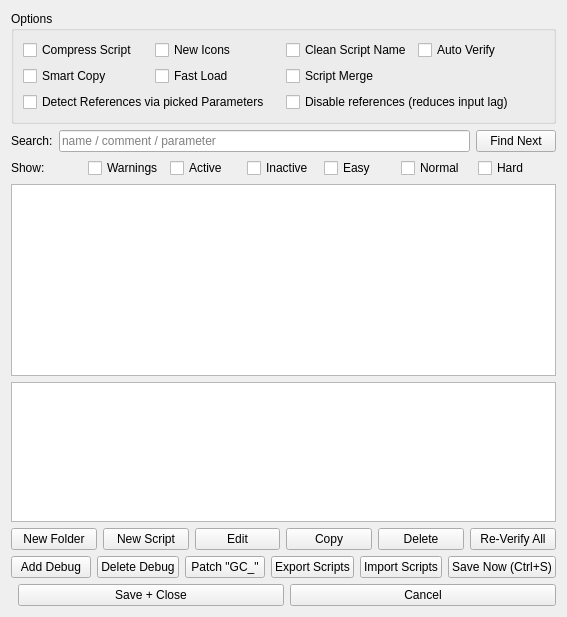
<?xml version="1.0" encoding="UTF-8"?>
<ui version="4.0">
 <class>WBQtScriptWindow</class>
 <widget class="QWidget" name="WBQtScriptWindow">
  <property name="windowTitle">
   <string>Script Editor</string>
  </property>
  <layout class="QVBoxLayout" name="rootLayout" stretch="0,0,0,1,0,0,0">
   <item>
    <widget class="QGroupBox" name="optBox">
     <property name="title">
      <string>Options</string>
     </property>
     <layout class="QGridLayout" name="optGrid">
      <item row="0" column="0">
       <widget class="QCheckBox" name="ckCompress">
        <property name="toolTip">
         <string>Save scripts compressed in the map file (smaller maps).</string>
        </property>
        <property name="text">
         <string>Compress Script</string>
        </property>
       </widget>
      </item>
      <item row="0" column="1">
       <widget class="QCheckBox" name="ckNewIcons">
        <property name="toolTip">
         <string>Modern tree icons. Always on in the Qt editor.</string>
        </property>
        <property name="text">
         <string>New Icons</string>
        </property>
       </widget>
      </item>
      <item row="0" column="2">
       <widget class="QCheckBox" name="ckCleanName">
        <property name="toolTip">
         <string>Hide the [E N H] difficulty tag on scripts that run on all three difficulties.</string>
        </property>
        <property name="text">
         <string>Clean Script Name</string>
        </property>
       </widget>
      </item>
      <item row="0" column="3">
       <widget class="QCheckBox" name="ckAutoVerify">
        <property name="toolTip">
         <string>Re-check scripts for warnings (red) automatically after every edit.</string>
        </property>
        <property name="text">
         <string>Auto Verify</string>
        </property>
       </widget>
      </item>
      <item row="1" column="0">
       <widget class="QCheckBox" name="ckSmartCopy">
        <property name="toolTip">
         <string>Copy auto-increments numbers in the script's parameters (Counter01 → Counter02).</string>
        </property>
        <property name="text">
         <string>Smart Copy</string>
        </property>
       </widget>
      </item>
      <item row="1" column="1">
       <widget class="QCheckBox" name="ckFastLoad">
        <property name="toolTip">
         <string>Open the editor faster on big script sets by skipping the deep warning-hint scan.</string>
        </property>
        <property name="text">
         <string>Fast Load</string>
        </property>
       </widget>
      </item>
      <item row="1" column="2">
       <widget class="QCheckBox" name="ckScriptMerge">
        <property name="toolTip">
         <string>Ctrl+drag a script or folder onto another to merge them. Plain drag still moves.</string>
        </property>
        <property name="text">
         <string>Script Merge</string>
        </property>
       </widget>
      </item>
      <item row="2" column="0" colspan="2">
       <widget class="QCheckBox" name="ckRefByParam">
        <property name="toolTip">
         <string>Find [Referenced in] by scanning actual script parameters instead of plain text.</string>
        </property>
        <property name="text">
         <string>Detect References via picked Parameters</string>
        </property>
       </widget>
      </item>
      <item row="2" column="2" colspan="2">
       <widget class="QCheckBox" name="ckDisableRef">
        <property name="toolTip">
         <string>Skip the [Referenced in] scan on selection. Faster on huge script sets.</string>
        </property>
        <property name="text">
         <string>Disable references (reduces input lag)</string>
        </property>
       </widget>
      </item>
     </layout>
    </widget>
   </item>
   <item>
    <layout class="QHBoxLayout" name="searchRow" stretch="0,1,0">
     <item>
      <widget class="QLabel" name="searchLabel">
       <property name="text">
        <string>Search:</string>
       </property>
      </widget>
     </item>
     <item>
      <widget class="QLineEdit" name="search">
       <property name="placeholderText">
        <string>name / comment / parameter</string>
       </property>
      </widget>
     </item>
     <item>
      <widget class="QPushButton" name="findBtn">
       <property name="text">
        <string>Find Next</string>
       </property>
      </widget>
     </item>
    </layout>
   </item>
   <item>
    <layout class="QHBoxLayout" name="filterRow">
     <item>
      <widget class="QLabel" name="filterLabel">
       <property name="text">
        <string>Show:</string>
       </property>
      </widget>
     </item>
     <item>
      <widget class="QCheckBox" name="filterWarnings">
       <property name="toolTip">
        <string>Show only scripts (and their folders) that have warnings.</string>
       </property>
       <property name="text">
        <string>Warnings</string>
       </property>
      </widget>
     </item>
     <item>
      <widget class="QCheckBox" name="filterActive">
       <property name="toolTip">
        <string>Show only active scripts.</string>
       </property>
       <property name="text">
        <string>Active</string>
       </property>
      </widget>
     </item>
     <item>
      <widget class="QCheckBox" name="filterInactive">
       <property name="toolTip">
        <string>Show only inactive scripts.</string>
       </property>
       <property name="text">
        <string>Inactive</string>
       </property>
      </widget>
     </item>
     <item>
      <widget class="QCheckBox" name="filterEasy">
       <property name="text">
        <string>Easy</string>
       </property>
      </widget>
     </item>
     <item>
      <widget class="QCheckBox" name="filterNormal">
       <property name="text">
        <string>Normal</string>
       </property>
      </widget>
     </item>
     <item>
      <widget class="QCheckBox" name="filterHard">
       <property name="text">
        <string>Hard</string>
       </property>
      </widget>
     </item>
     <item>
      <spacer name="filterSpacer">
       <property name="orientation">
        <enum>Qt::Horizontal</enum>
       </property>
      </spacer>
     </item>
    </layout>
   </item>
   <item>
    <widget class="QSplitter" name="split">
     <property name="orientation">
      <enum>Qt::Horizontal</enum>
     </property>
     <widget class="QWidget" name="detailPane">
      <layout class="QVBoxLayout" name="detailLay" stretch="1,0">
       <property name="leftMargin">
        <number>0</number>
       </property>
       <property name="topMargin">
        <number>0</number>
       </property>
       <property name="rightMargin">
        <number>0</number>
       </property>
       <property name="bottomMargin">
        <number>0</number>
       </property>
       <item>
        <widget class="QPlainTextEdit" name="description">
         <property name="readOnly">
          <bool>true</bool>
         </property>
        </widget>
       </item>
       <item>
        <widget class="QTextBrowser" name="comment">
         <property name="maximumSize">
          <size>
           <width>16777215</width>
           <height>140</height>
          </size>
         </property>
         <property name="openLinks">
          <bool>false</bool>
         </property>
        </widget>
       </item>
      </layout>
     </widget>
    </widget>
   </item>
   <item>
    <layout class="QHBoxLayout" name="cmdRow">
     <item>
      <widget class="QPushButton" name="newFolder">
       <property name="text">
        <string>New Folder</string>
       </property>
      </widget>
     </item>
     <item>
      <widget class="QPushButton" name="newScript">
       <property name="text">
        <string>New Script</string>
       </property>
      </widget>
     </item>
     <item>
      <widget class="QPushButton" name="editScript">
       <property name="text">
        <string>Edit</string>
       </property>
      </widget>
     </item>
     <item>
      <widget class="QPushButton" name="copyScript">
       <property name="text">
        <string>Copy</string>
       </property>
      </widget>
     </item>
     <item>
      <widget class="QPushButton" name="deleteBtn">
       <property name="text">
        <string>Delete</string>
       </property>
      </widget>
     </item>
     <item>
      <widget class="QPushButton" name="verify">
       <property name="text">
        <string>Re-Verify All</string>
       </property>
      </widget>
     </item>
    </layout>
   </item>
   <item>
    <layout class="QHBoxLayout" name="cmdRow2">
     <item>
      <widget class="QPushButton" name="addDebug">
       <property name="text">
        <string>Add Debug</string>
       </property>
      </widget>
     </item>
     <item>
      <widget class="QPushButton" name="removeDebug">
       <property name="text">
        <string>Delete Debug</string>
       </property>
      </widget>
     </item>
     <item>
      <widget class="QPushButton" name="patchGC">
       <property name="text">
        <string>Patch &quot;GC_&quot;</string>
       </property>
      </widget>
     </item>
     <item>
      <widget class="QPushButton" name="exportBtn">
       <property name="text">
        <string>Export Scripts</string>
       </property>
      </widget>
     </item>
     <item>
      <widget class="QPushButton" name="importBtn">
       <property name="text">
        <string>Import Scripts</string>
       </property>
      </widget>
     </item>
     <item>
      <widget class="QPushButton" name="saveNow">
       <property name="text">
        <string>Save Now (Ctrl+S)</string>
       </property>
      </widget>
     </item>
    </layout>
   </item>
   <item>
    <layout class="QHBoxLayout" name="okRow">
     <item>
      <spacer name="okSpacer">
       <property name="orientation">
        <enum>Qt::Horizontal</enum>
       </property>
      </spacer>
     </item>
     <item>
      <widget class="QPushButton" name="ok">
       <property name="text">
        <string>Save + Close</string>
       </property>
      </widget>
     </item>
     <item>
      <widget class="QPushButton" name="cancel">
       <property name="text">
        <string>Cancel</string>
       </property>
      </widget>
     </item>
    </layout>
   </item>
  </layout>
 </widget>
 <resources/>
 <connections/>
</ui>
